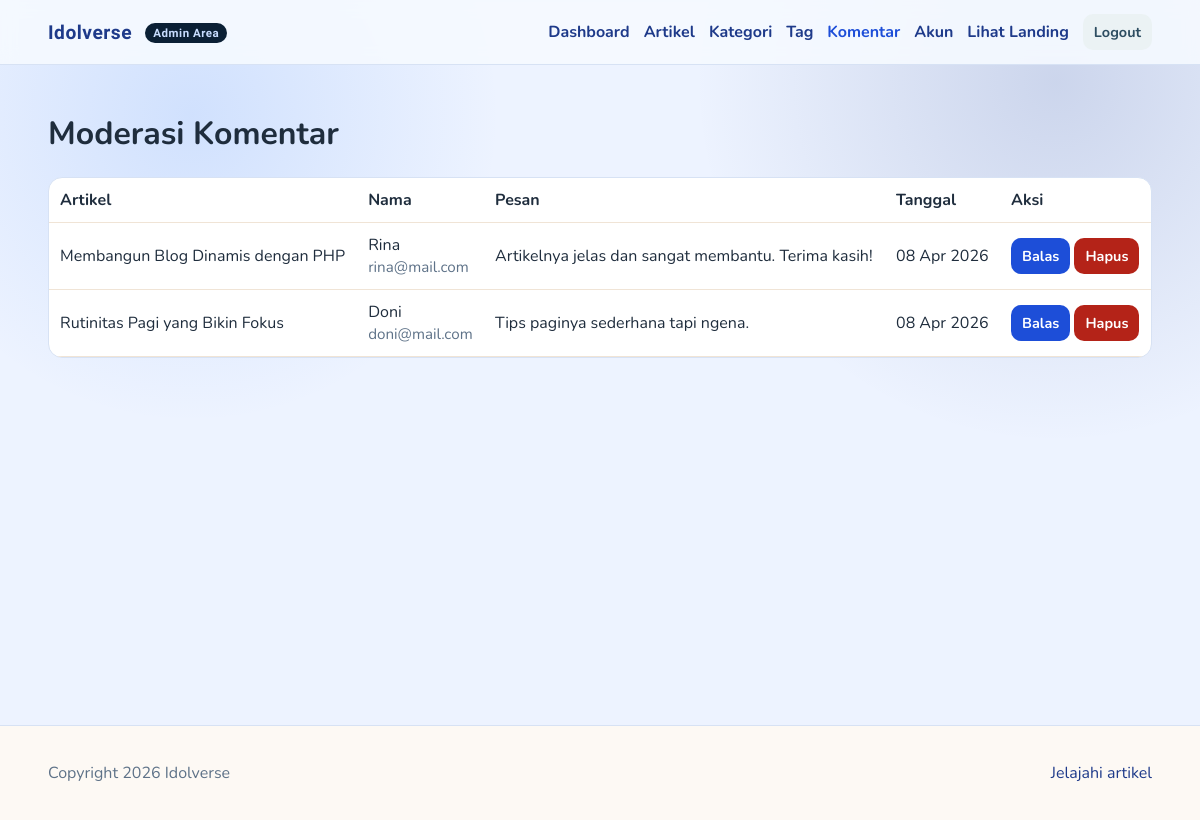
The app's page /admin/comments.php (signed in) with its own data.
### tables this page shows
CREATE TABLE comments (
    id INT AUTO_INCREMENT PRIMARY KEY,
    post_id INT NOT NULL,
    name VARCHAR(100) NOT NULL,
    email VARCHAR(100) NOT NULL,
    message TEXT NOT NULL,
    is_approved TINYINT(1) DEFAULT 1,
    created_at TIMESTAMP DEFAULT CURRENT_TIMESTAMP,
    FOREIGN KEY (post_id) REFERENCES posts(id) ON DELETE CASCADE
);

CREATE TABLE posts (
    id INT AUTO_INCREMENT PRIMARY KEY,
    user_id INT NOT NULL,
    category_id INT NOT NULL,
    title VARCHAR(180) NOT NULL,
    slug VARCHAR(200) NOT NULL UNIQUE,
    excerpt TEXT,
    content LONGTEXT NOT NULL,
    image_url VARCHAR(255) DEFAULT NULL,
    is_published TINYINT(1) DEFAULT 1,
    created_at TIMESTAMP DEFAULT CURRENT_TIMESTAMP,
    updated_at TIMESTAMP DEFAULT CURRENT_TIMESTAMP ON UPDATE CURRENT_TIMESTAMP,
    FOREIGN KEY (user_id) REFERENCES users(id) ON DELETE CASCADE,
    FOREIGN KEY (category_id) REFERENCES categories(id) ON DELETE RESTRICT
);

### includes/auth.php (called while the page is built, shortened)
<?php
function e(string $value): string {
    return htmlspecialchars($value, ENT_QUOTES, 'UTF-8');
}
?>

### admin/comments.php (the view, shortened to what this page needs)
<?php
require_once __DIR__ . '/../includes/helpers.php';
$comments = $pdo->query("SELECT cm.*, p.title AS post_title
FROM comments cm
JOIN posts p ON p.id = cm.post_id
ORDER BY cm.created_at DESC")->fetchAll();
include __DIR__ . '/../includes/header.php';
?>
<div class="container">
    <h1>Moderasi Komentar</h1>
    <div class="table-wrap">
        <table class="table">
            <thead><tr><th>Artikel</th><th>Nama</th><th>Pesan</th><th>Tanggal</th><th>Aksi</th></tr></thead>
            <tbody>
            <?php foreach ($comments as $comment): ?>
                <tr>
                    <td><?= e($comment['post_title']); ?></td>
                    <td><?= e($comment['name']); ?><br><span class="muted"><?= e($comment['email']); ?></span></td>
                    <td><?= e(strlen($comment['message']) > 90 ? substr($comment['message'], 0, 90) . '...' : $comment['message']); ?></td>
                    <td><?= date('d M Y', strtotime($comment['created_at'])); ?></td>
                    <td>
                        <a class="btn btn-sm" href="/blog/admin/comments.php?reply=<?= (int)$comment['id']; ?>">Balas</a>
                        <a class="btn btn-sm btn-danger" href="/blog/admin/comments.php?delete=<?= (int)$comment['id']; ?>" onclick="return confirm('Hapus komentar ini?')">Hapus</a>
                    </td>
                </tr>
            <?php endforeach; ?>
            </tbody>
        </table>
    </div>
</div>
<?php include __DIR__ . '/../includes/footer.php'; ?>

### assets/css/style.css (style rules this page uses)
:root { --bg: #f4efe7; --surface: #fffaf3; --card: #ffffff; --text: #25303b; --muted: #667788; --brand: #0f766e; --brand-dark: #0a4f4b; --accent: #f59e0b; --danger: #b42318; --line: #e4d9c8; --shadow: 0 10px 26px rgba(27, 46, 62, 0.12); }
* { box-sizing: border-box; }
body { margin: 0; font-family: 'Nunito', sans-serif; color: var(--text); background: radial-gradient(circle at 10% 20%, rgba(245, 158, 11, 0.16), transparent 24%), radial-gradient(circle at 90% 0%, rgba(15, 118, 110, 0.18), transparent 28%), var(--bg); }
a { color: var(--brand-dark); text-decoration: none; }
.container { width: min(1120px, 92vw); margin: 0 auto; }
.muted { color: var(--muted); font-size: 0.95rem; }
.btn { display: inline-flex; align-items: center; justify-content: center; border: none; border-radius: 10px; padding: 10px 14px; background: var(--brand); color: #fff; font-weight: 700; cursor: pointer; transition: .2s ease; }
.btn-danger { background: var(--danger); }
.btn-sm { padding: 8px 11px; font-size: .9rem; }
.table-wrap { overflow-x: auto; background: #fff; border: 1px solid var(--line); border-radius: 14px; }
.table { width: 100%; border-collapse: collapse; min-width: 740px; }
.table th, .table td { padding: 11px; border-bottom: 1px solid #f0e4d6; text-align: left; }
body.admin-area { --bg: #edf3ff; --surface: #f5f8ff; --card: #ffffff; --text: #1f2d3d; --muted: #5e7288; --brand: #1d4ed8; --brand-dark: #1e3a8a; --line: #d7e2f4; background: radial-gradient(circle at 16% 14%, rgba(59, 130, 246, 0.16), transparent 25%), radial-gradient(circle at 88% 10%, rgba(30, 58, 138, 0.16), transparent 28%), var(--bg); }

### records on screen
comments: post.title "Membangun Blog Dinamis dengan PHP", name "Rina", email "rina@mail.com", message "Artikelnya jelas dan sangat membantu. Terima kasih!", created_at "08 Apr 2026"
comments: post.title "Rutinitas Pagi yang Bikin Fokus", name "Doni", email "doni@mail.com", message "Tips paginya sederhana tapi ngena.", created_at "08 Apr 2026"
